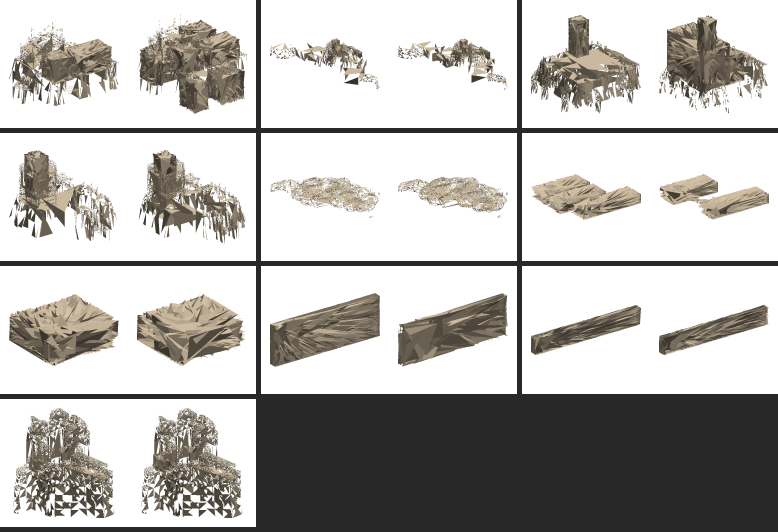
#> input picture notes/loader_compare.png, 1556 x 1064 px (shown at 1/2 size)
$ python make_thumbnail.py ../notes/loader_compare.png ../notes/thumb_compare.png
#> lines starting #> are read from the running program, lines starting #| are printed output that depends on the picture
# Mod page thumbnail from a screenshot: python make_thumbnail.py <screenshot> [out.jpg]
import sys, os
from pathlib import Path
from PIL import Image, ImageDraw, ImageFont, ImageFilter, ImageEnhance
ROOT = Path(__file__).resolve().parent.parent
src = Path(sys.argv[1]); OUT = Path(sys.argv[2]) if len(sys.argv) > 2 else ROOT / "release" / "WorldBuilder_thumbnail.jpg"
W, H = 1920, 1080

im = Image.open(src).convert("RGB")
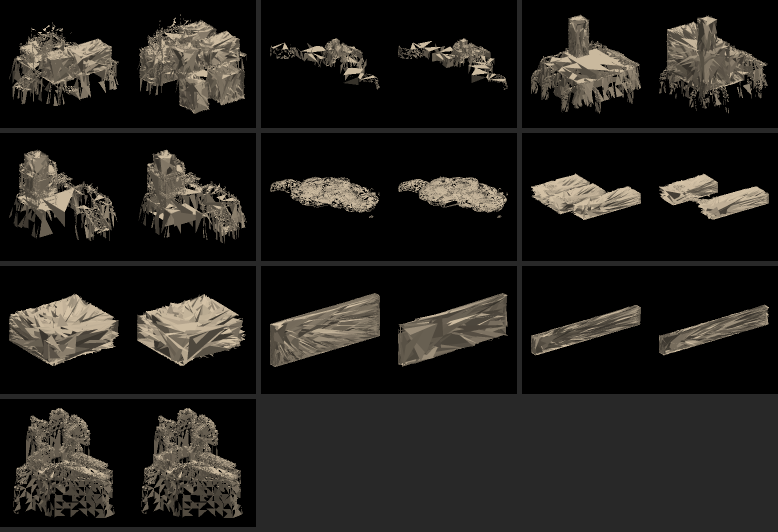
#> im: PIL image 1556x1064 RGB (shown at 1/2 size); mean R, G, B 33, 30.9, 27.6
# cover-crop to 16:9
sw, sh = im.size
#> sw = 1556; sh = 1064
if sw / sh > W / H: nh = sh; nw = int(sh * W / H)
else: nw = sw; nh = int(sw * H / W)
#> after `nw = sw`: nw = 1556
#> after `nh = int(sw * H / W)`: nh = 875
im = im.crop(((sw - nw) // 2, (sh - nh) // 2, (sw - nw) // 2 + nw, (sh - nh) // 2 + nh)).resize((W, H), Image.LANCZOS)
#> im: PIL image 1920x1080 RGB
im = ImageEnhance.Contrast(im).enhance(1.08); im = ImageEnhance.Color(im).enhance(1.1)
im = im.convert("RGBA")
#> im: PIL image 1920x1080 RGBA

# legibility: dark gradient from the bottom and a soft one from the left
grad = Image.new("L", (1, H))
for y in range(H):
    t = max(0.0, (y - H * 0.42) / (H * 0.58))
    grad.putpixel((0, y), int(255 * (t ** 1.4) * 0.82))
shade = Image.new("RGBA", (W, H), (8, 6, 6, 255)); shade.putalpha(grad.resize((W, H)))
#> after `shade.putalpha(grad.resize((W, H)))`:
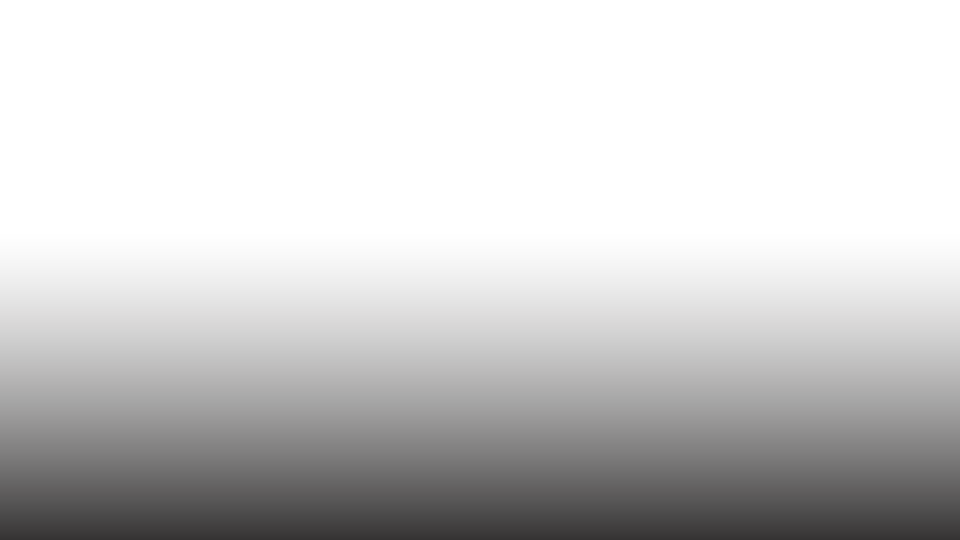
#> shade: PIL image 1920x1080 RGBA (shown at 1/2 size); mean R, G, B, A 8, 6, 6, 50.1; transparent parts drawn white
im.alpha_composite(shade)
lgrad = Image.new("L", (W, 1))
for x in range(W):
    t = max(0.0, 1 - x / (W * 0.62))
    lgrad.putpixel((x, 0), int(255 * (t ** 1.6) * 0.55))
shade = Image.new("RGBA", (W, H), (8, 6, 6, 255)); shade.putalpha(lgrad.resize((W, H)))
#> after `shade.putalpha(lgrad.resize((W, H)))`:
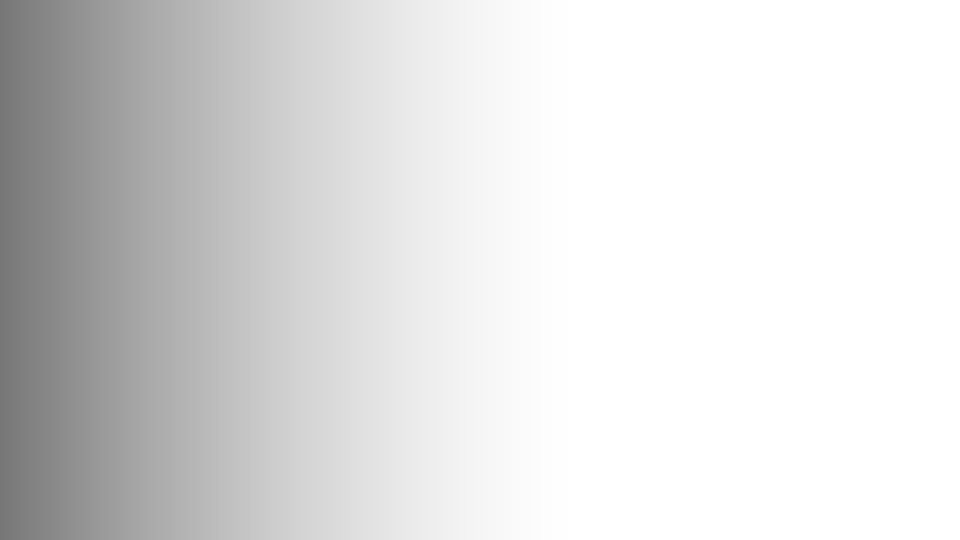
#> shade: PIL image 1920x1080 RGBA (shown at 1/2 size); mean R, G, B, A 8, 6, 6, 33.2; transparent parts drawn white
im.alpha_composite(shade)
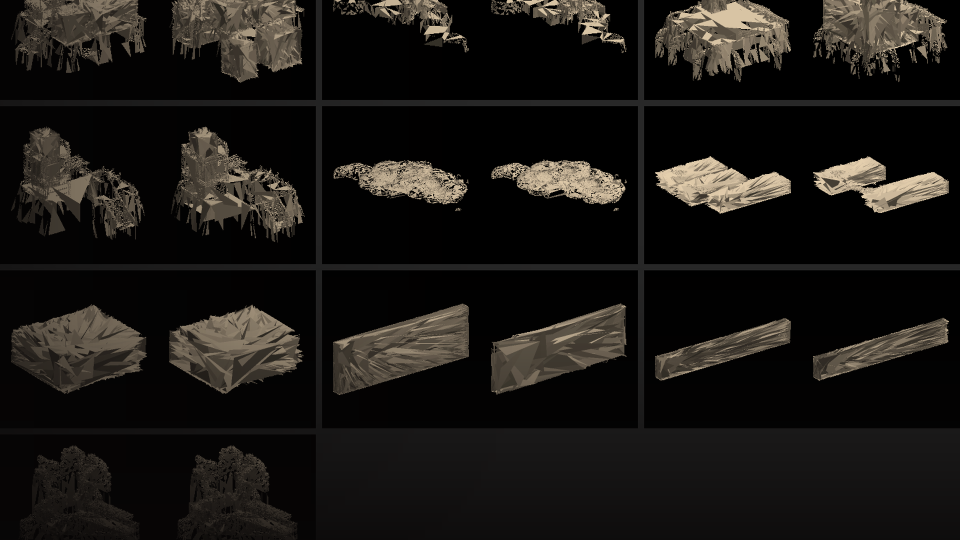
#> im: PIL image 1920x1080 RGBA (shown at 1/2 size); mean R, G, B, A 26.2, 23.6, 20.6, 255

def font(name, size):
    p = f"C:/Windows/Fonts/{name}"
    return ImageFont.truetype(p, size) if os.path.exists(p) else ImageFont.load_default()
title = font("segoeuib.ttf", 150); sub = font("segoeuisl.ttf", 52); small = font("segoeuisl.ttf", 34)

# text layer with a blurred shadow underneath
txt = Image.new("RGBA", (W, H), (0, 0, 0, 0)); d = ImageDraw.Draw(txt)
#> after `txt = Image.new('RGBA', (W, H), (0, 0, 0, 0))`: txt: PIL image 1920x1080 RGBA; every value is 0
x0, y0 = 110, 660
d.rectangle([x0 - 34, y0 + 28, x0 - 20, y0 + 300], fill=(224, 96, 52, 255))
d.text((x0, y0), "World Builder", font=title, fill=(250, 244, 234, 255))
d.text((x0 + 6, y0 + 186), "In-game prefab editor & modding SDK for Crimson Desert", font=sub, fill=(236, 214, 186, 255))
d.text((x0 + 8, y0 + 262), "48,000+ prefabs   |   place, rotate, scale with hotkeys   |   save builds as projects   |   C API", font=small, fill=(210, 200, 190, 255))
shadow = txt.split()[3].filter(ImageFilter.GaussianBlur(10))
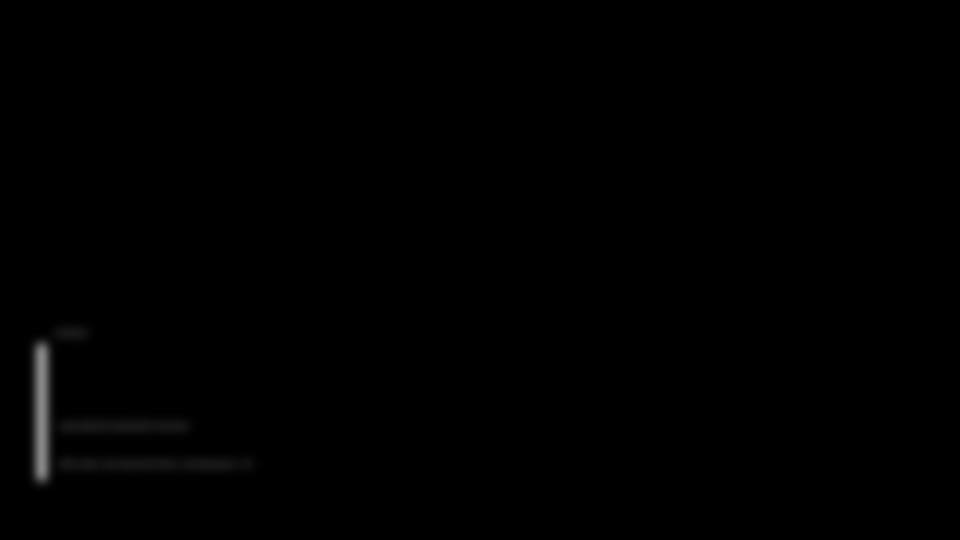
#> shadow: PIL image 1920x1080 L (shown at 1/2 size); min 0, max 135, mean 0.7
sh = Image.new("RGBA", (W, H), (0, 0, 0, 0)); sh.putalpha(shadow.point(lambda a: int(a * 0.85)))
#> after `sh.putalpha(shadow.point(lambda a: int(a * 0.85)))`:
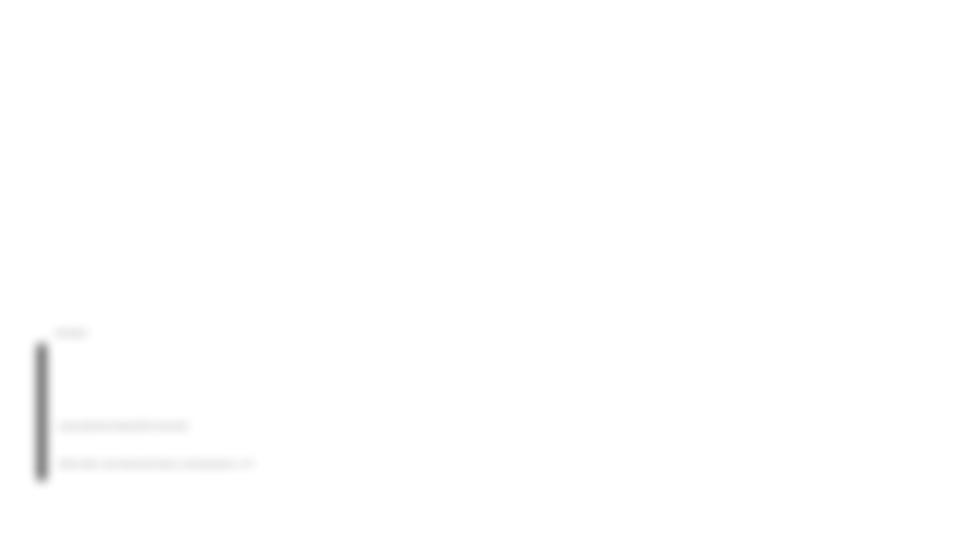
#> sh: PIL image 1920x1080 RGBA (shown at 1/2 size); mean R, G, B, A 0, 0, 0, 0.6; transparent parts drawn white
im.alpha_composite(sh, (4, 6)); im.alpha_composite(txt)

im.convert("RGB").save(OUT, quality=93)
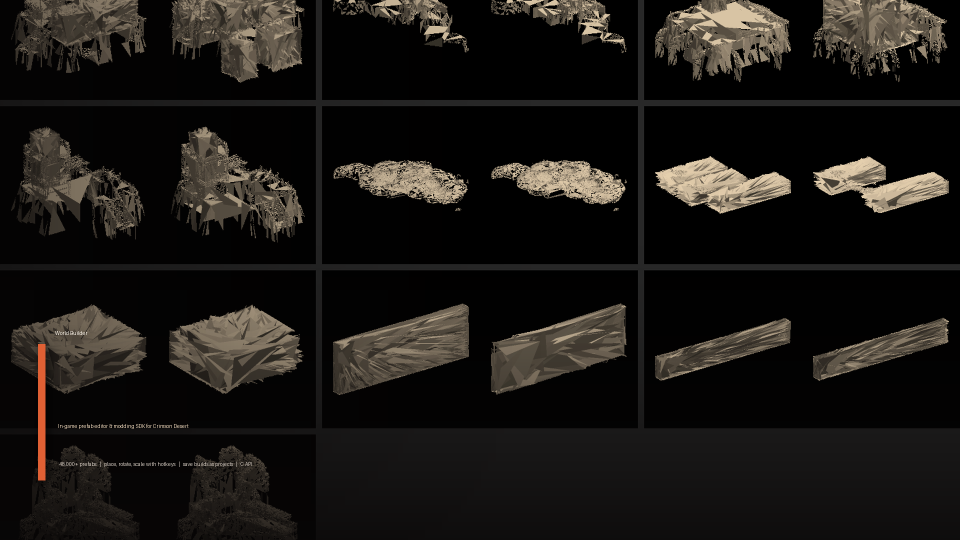
#> saved as thumb_compare.png: PIL image 1920x1080 RGB (shown at 1/2 size); mean R, G, B 26.7, 23.9, 20.8
print("->", OUT)
